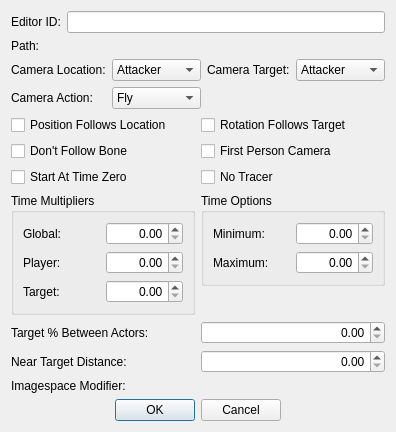
<?xml version="1.0" encoding="UTF-8"?>
<ui version="4.0">
 <class>FormDialogCameraShot</class>
 <widget class="QDialog" name="FormDialogCameraShot">
  <property name="windowTitle">
   <string>Camera Shot</string>
  </property>
  <layout class="QGridLayout" name="gridLayout_6">
   <item row="0" column="0" colspan="2">
    <layout class="QGridLayout" name="gridLayout">
     <item row="1" column="0">
      <widget class="QLabel" name="label_2">
       <property name="text">
        <string>Path:</string>
       </property>
       <property name="buddy">
        <cstring>model</cstring>
       </property>
      </widget>
     </item>
     <item row="0" column="0">
      <widget class="QLabel" name="label">
       <property name="text">
        <string>Editor ID:</string>
       </property>
       <property name="buddy">
        <cstring>editorID</cstring>
       </property>
      </widget>
     </item>
     <item row="0" column="1">
      <widget class="QLineEdit" name="editorID"/>
     </item>
     <item row="1" column="1">
      <widget class="DKFormNIFPicker" name="model"/>
     </item>
    </layout>
   </item>
   <item row="3" column="1">
    <widget class="QGroupBox" name="groupBox_2">
     <property name="title">
      <string>Time Options</string>
     </property>
     <layout class="QGridLayout" name="gridLayout_4">
      <item row="0" column="0">
       <widget class="QLabel" name="label_9">
        <property name="text">
         <string>Minimum:</string>
        </property>
        <property name="buddy">
         <cstring>timeMin</cstring>
        </property>
       </widget>
      </item>
      <item row="1" column="0">
       <widget class="QLabel" name="label_10">
        <property name="text">
         <string>Maximum:</string>
        </property>
        <property name="buddy">
         <cstring>timeMax</cstring>
        </property>
       </widget>
      </item>
      <item row="0" column="1">
       <widget class="QDoubleSpinBox" name="timeMin">
        <property name="alignment">
         <set>Qt::AlignRight|Qt::AlignTrailing|Qt::AlignVCenter</set>
        </property>
        <property name="maximum">
         <double>120.000000000000000</double>
        </property>
       </widget>
      </item>
      <item row="1" column="1">
       <widget class="QDoubleSpinBox" name="timeMax">
        <property name="alignment">
         <set>Qt::AlignRight|Qt::AlignTrailing|Qt::AlignVCenter</set>
        </property>
        <property name="maximum">
         <double>120.000000000000000</double>
        </property>
       </widget>
      </item>
     </layout>
    </widget>
   </item>
   <item row="6" column="0" colspan="2">
    <layout class="QHBoxLayout" name="horizontalLayout">
     <item>
      <spacer name="horizontalSpacer">
       <property name="orientation">
        <enum>Qt::Horizontal</enum>
       </property>
       <property name="sizeHint" stdset="0">
        <size>
         <width>40</width>
         <height>20</height>
        </size>
       </property>
      </spacer>
     </item>
     <item>
      <widget class="QPushButton" name="buttonOK">
       <property name="text">
        <string>OK</string>
       </property>
      </widget>
     </item>
     <item>
      <widget class="QPushButton" name="buttonCancel">
       <property name="text">
        <string>Cancel</string>
       </property>
      </widget>
     </item>
     <item>
      <spacer name="horizontalSpacer_2">
       <property name="orientation">
        <enum>Qt::Horizontal</enum>
       </property>
       <property name="sizeHint" stdset="0">
        <size>
         <width>40</width>
         <height>20</height>
        </size>
       </property>
      </spacer>
     </item>
    </layout>
   </item>
   <item row="4" column="1">
    <spacer name="verticalSpacer">
     <property name="orientation">
      <enum>Qt::Vertical</enum>
     </property>
     <property name="sizeHint" stdset="0">
      <size>
       <width>20</width>
       <height>0</height>
      </size>
     </property>
    </spacer>
   </item>
   <item row="1" column="0" colspan="2">
    <layout class="QGridLayout" name="gridLayout_2">
     <item row="1" column="0">
      <widget class="QLabel" name="label_4">
       <property name="text">
        <string>Camera Action:</string>
       </property>
       <property name="buddy">
        <cstring>action</cstring>
       </property>
      </widget>
     </item>
     <item row="0" column="2">
      <widget class="QLabel" name="label_5">
       <property name="text">
        <string>Camera Target:</string>
       </property>
       <property name="buddy">
        <cstring>target</cstring>
       </property>
      </widget>
     </item>
     <item row="0" column="1">
      <widget class="QComboBox" name="location">
       <item>
        <property name="text">
         <string>Attacker</string>
        </property>
       </item>
       <item>
        <property name="text">
         <string>Lead Actor</string>
        </property>
       </item>
       <item>
        <property name="text">
         <string>Projectile</string>
        </property>
       </item>
       <item>
        <property name="text">
         <string>Target</string>
        </property>
       </item>
      </widget>
     </item>
     <item row="0" column="0">
      <widget class="QLabel" name="label_3">
       <property name="text">
        <string>Camera Location:</string>
       </property>
       <property name="buddy">
        <cstring>location</cstring>
       </property>
      </widget>
     </item>
     <item row="0" column="3">
      <widget class="QComboBox" name="target">
       <item>
        <property name="text">
         <string>Attacker</string>
        </property>
       </item>
       <item>
        <property name="text">
         <string>Lead Actor</string>
        </property>
       </item>
       <item>
        <property name="text">
         <string>Projectile</string>
        </property>
       </item>
       <item>
        <property name="text">
         <string>Target</string>
        </property>
       </item>
      </widget>
     </item>
     <item row="1" column="1">
      <widget class="QComboBox" name="action">
       <item>
        <property name="text">
         <string>Fly</string>
        </property>
       </item>
       <item>
        <property name="text">
         <string>Hit</string>
        </property>
       </item>
       <item>
        <property name="text">
         <string>Shoot</string>
        </property>
       </item>
       <item>
        <property name="text">
         <string>Zoom</string>
        </property>
       </item>
      </widget>
     </item>
    </layout>
   </item>
   <item row="3" column="0" rowspan="2">
    <widget class="QGroupBox" name="groupBox">
     <property name="title">
      <string>Time Multipliers</string>
     </property>
     <layout class="QGridLayout" name="gridLayout_3">
      <item row="0" column="1">
       <widget class="QDoubleSpinBox" name="timeMultGlobal">
        <property name="alignment">
         <set>Qt::AlignRight|Qt::AlignTrailing|Qt::AlignVCenter</set>
        </property>
        <property name="maximum">
         <double>1.000000000000000</double>
        </property>
       </widget>
      </item>
      <item row="0" column="0">
       <widget class="QLabel" name="label_6">
        <property name="text">
         <string>Global:</string>
        </property>
        <property name="buddy">
         <cstring>timeMultGlobal</cstring>
        </property>
       </widget>
      </item>
      <item row="1" column="1">
       <widget class="QDoubleSpinBox" name="timeMultPlayer">
        <property name="alignment">
         <set>Qt::AlignRight|Qt::AlignTrailing|Qt::AlignVCenter</set>
        </property>
        <property name="maximum">
         <double>1.000000000000000</double>
        </property>
       </widget>
      </item>
      <item row="2" column="1">
       <widget class="QDoubleSpinBox" name="timeMultTarget">
        <property name="alignment">
         <set>Qt::AlignRight|Qt::AlignTrailing|Qt::AlignVCenter</set>
        </property>
        <property name="maximum">
         <double>1.000000000000000</double>
        </property>
       </widget>
      </item>
      <item row="1" column="0">
       <widget class="QLabel" name="label_7">
        <property name="text">
         <string>Player:</string>
        </property>
        <property name="buddy">
         <cstring>timeMultPlayer</cstring>
        </property>
       </widget>
      </item>
      <item row="2" column="0">
       <widget class="QLabel" name="label_8">
        <property name="text">
         <string>Target:</string>
        </property>
        <property name="buddy">
         <cstring>timeMultTarget</cstring>
        </property>
       </widget>
      </item>
     </layout>
    </widget>
   </item>
   <item row="5" column="0" colspan="2">
    <layout class="QGridLayout" name="gridLayout_5">
     <item row="0" column="0">
      <widget class="QLabel" name="label_11">
       <property name="text">
        <string>Target % Between Actors:</string>
       </property>
       <property name="buddy">
        <cstring>targetPct</cstring>
       </property>
      </widget>
     </item>
     <item row="1" column="0">
      <widget class="QLabel" name="label_12">
       <property name="text">
        <string>Near Target Distance:</string>
       </property>
       <property name="buddy">
        <cstring>nearTargetDistance</cstring>
       </property>
      </widget>
     </item>
     <item row="0" column="1">
      <widget class="QDoubleSpinBox" name="targetPct">
       <property name="alignment">
        <set>Qt::AlignRight|Qt::AlignTrailing|Qt::AlignVCenter</set>
       </property>
       <property name="maximum">
        <double>100.000000000000000</double>
       </property>
      </widget>
     </item>
     <item row="1" column="1">
      <widget class="QDoubleSpinBox" name="nearTargetDistance">
       <property name="alignment">
        <set>Qt::AlignRight|Qt::AlignTrailing|Qt::AlignVCenter</set>
       </property>
       <property name="maximum">
        <double>2000.000000000000000</double>
       </property>
      </widget>
     </item>
     <item row="2" column="0">
      <widget class="QLabel" name="label_13">
       <property name="text">
        <string>Imagespace Modifier:</string>
       </property>
       <property name="buddy">
        <cstring>imagespaceMod</cstring>
       </property>
      </widget>
     </item>
     <item row="2" column="1">
      <widget class="DKFormPicker" name="imagespaceMod"/>
     </item>
    </layout>
   </item>
   <item row="2" column="0" colspan="2">
    <layout class="QGridLayout" name="flagsLayout">
     <item row="1" column="0">
      <widget class="QCheckBox" name="flagDoNotFollowBone">
       <property name="text">
        <string>Don't Follow Bone</string>
       </property>
      </widget>
     </item>
     <item row="0" column="0">
      <widget class="QCheckBox" name="flagPosFollowsLoc">
       <property name="text">
        <string>Position Follows Location</string>
       </property>
      </widget>
     </item>
     <item row="2" column="0">
      <widget class="QCheckBox" name="flagStartAtTimeZero">
       <property name="text">
        <string>Start At Time Zero</string>
       </property>
      </widget>
     </item>
     <item row="0" column="1">
      <widget class="QCheckBox" name="flagRotFollowsTarget">
       <property name="text">
        <string>Rotation Follows Target</string>
       </property>
      </widget>
     </item>
     <item row="1" column="1">
      <widget class="QCheckBox" name="flagFirstPerson">
       <property name="text">
        <string>First Person Camera</string>
       </property>
      </widget>
     </item>
     <item row="2" column="1">
      <widget class="QCheckBox" name="flagNoTracer">
       <property name="text">
        <string>No Tracer</string>
       </property>
      </widget>
     </item>
    </layout>
   </item>
  </layout>
 </widget>
 <customwidgets>
  <customwidget>
   <class>DKFormPicker</class>
   <extends>QWidget</extends>
   <header>widgets/DKFormPicker.h</header>
  </customwidget>
  <customwidget>
   <class>DKFormNIFPicker</class>
   <extends>QWidget</extends>
   <header>widgets/DKFormNIFPicker.h</header>
  </customwidget>
 </customwidgets>
 <tabstops>
  <tabstop>editorID</tabstop>
  <tabstop>model</tabstop>
  <tabstop>location</tabstop>
  <tabstop>target</tabstop>
  <tabstop>action</tabstop>
  <tabstop>flagPosFollowsLoc</tabstop>
  <tabstop>flagDoNotFollowBone</tabstop>
  <tabstop>flagStartAtTimeZero</tabstop>
  <tabstop>flagRotFollowsTarget</tabstop>
  <tabstop>flagFirstPerson</tabstop>
  <tabstop>flagNoTracer</tabstop>
  <tabstop>timeMultGlobal</tabstop>
  <tabstop>timeMultPlayer</tabstop>
  <tabstop>timeMultTarget</tabstop>
  <tabstop>timeMin</tabstop>
  <tabstop>timeMax</tabstop>
  <tabstop>targetPct</tabstop>
  <tabstop>nearTargetDistance</tabstop>
  <tabstop>imagespaceMod</tabstop>
  <tabstop>buttonOK</tabstop>
  <tabstop>buttonCancel</tabstop>
 </tabstops>
 <resources/>
 <connections/>
</ui>
